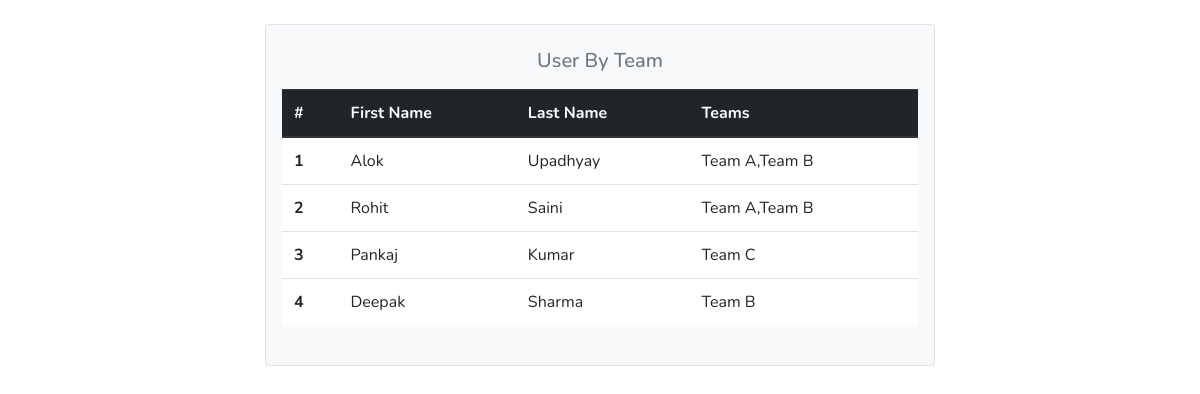
The page / on the database its author committed.
### tables this page shows
CREATE TABLE `users` (
  `id` int(11) NOT NULL,
  `first_name` varchar(255) NOT NULL,
  `last_name` varchar(255) NOT NULL,
  `created_at` datetime NOT NULL DEFAULT CURRENT_TIMESTAMP
);

### api.php (called while the page is built, shortened)
<?php
    include("./db.php");
    function getUsers(){
        global $mysqli;
        $sql = "SELECT id, first_name, last_name FROM users";
        return $mysqli->query($sql);
    }
?>

### index.php (the view, shortened to what this page needs)
<?php
    include("./api.php");
?>
<html>
    <head>
        <link rel="stylesheet" href="https://maxcdn.bootstrapcdn.com/bootstrap/4.0.0/css/bootstrap.min.css">
    </head>
    <body>
        <div class="container-fluid mt-4">
            <div class="row">
                <div class="col-11 col-md-7 mx-auto">
                    <div class="bg-light rounded border px-3 py-4">
                        <div class="header text-center text-muted">
                            <h5>User By Team</h5>
                        </div>
                        <div class="table bg-white">
                            <table class="table mt-3 ">
                                <thead class="thead-dark">
                                    <tr>
                                    <th scope="col">#</th>
                                    <th scope="col">First Name</th>
                                    <th scope="col">Last Name</th>
                                    <th scope="col">Teams</th>
                                    </tr>
                                </thead>
                                <tbody>
                                    <?php
                                        $index = 1;
                                        $result = getUsers();
                                        while($row = mysqli_fetch_array($result)){
                                            $teams = getUserTeams($row['id']);
                                            $team_data = [];
                                            while($trow = mysqli_fetch_array($teams)){
                                                array_push($team_data, $trow['name']);
                                            }
                                            echo "<tr>
                                                    <th>".$index."</th>
                                                    <td>".$row['first_name']."</td>
                                                    <td>".$row['last_name']."</td>
                                                    <td>".implode(",", $team_data)."</td>
                                                </tr>";
                                            $index += 1;
                                        }
                                    ?>
                                </tbody>
                            </table>
                        </div>
                    </div>
                </div>
            </div>
        </div>
    </body>
</html>

### index.php (style rules this page uses)
body { font-family: 'Nunito', sans-serif; }

### rows shown on the page
users: first_name "Alok", last_name "Upadhyay", team_data "Team A,Team B"
users: first_name "Rohit", last_name "Saini", team_data "Team A,Team B"
users: first_name "Pankaj", last_name "Kumar", team_data "Team C"
users: first_name "Deepak", last_name "Sharma", team_data "Team B"
